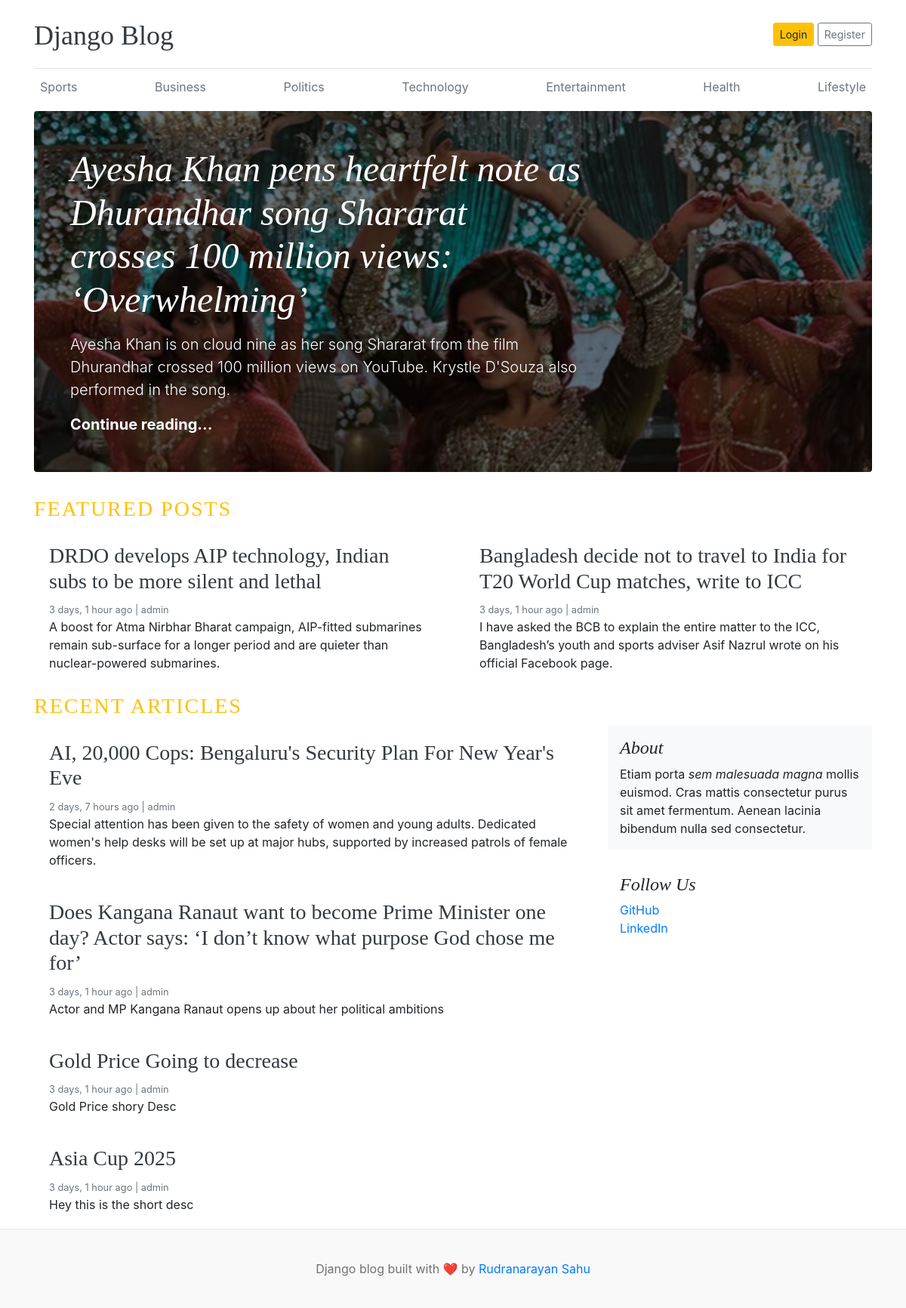
The page / on the database its author committed.
### blogs/models.py (models this page shows, shortened)
class Category(models.Model):
    category_name = models.CharField(max_length=50, unique=True)
    created_at = models.DateTimeField(auto_now_add=True)
    updated_at = models.DateTimeField(auto_now=True)
    class Meta:
        verbose_name = "Category"
        verbose_name_plural = "Categories"

class Blog(models.Model):
    title = models.CharField(max_length=200)
    slug = models.SlugField(max_length=200, unique=True, blank=True)
    category = models.ForeignKey(Category, on_delete=models.CASCADE)
    author = models.ForeignKey(User, on_delete=models.CASCADE)
    featured_image = models.ImageField(upload_to='uploads/%Y/%m/%d/',)
    short_description = models.TextField(max_length=500)
    blog_body = models.TextField(max_length=2000)
    status = models.CharField(max_length=20, choices=STATUS_CHOICES, default="Draft")
    is_featured = models.BooleanField(default=False)
    created_at = models.DateTimeField(auto_now_add=True)
    updated_at = models.DateTimeField(auto_now=True)
    class Meta:
        verbose_name = "Blog"
        verbose_name_plural = "Blogs"

### blog_main/views.py (the view)
# urls.py: 2. Add a URL to urlpatterns:  path('', views.home, name='home')
def home(request):
    featured_posts = Blog.objects.filter(is_featured=True).order_by('-created_at')
    posts = Blog.objects.filter(is_featured=False, status="Published").order_by('-created_at')
    context = {
        'featured_posts': featured_posts,
        'posts': posts,
    }
    return render(request, 'home.html', context)

### blogs/context_processors.py (called while the page is built)
def get_categories(request):
    from blogs.models import Category
    categories = Category.objects.all()
    return {'categories': categories}

### templates/home.html (shortened to what this page needs)
{% extends 'base.html' %}
{% block content %}
        {% for post in featured_posts %} {% if forloop.first %}
        <div class="jumbotron p-3 p-md-5 text-white rounded bg-dark"
            style="background-image: url({{ post.featured_image.url }});background-blend-mode: overlay;background-size:cover;">
            <div class="col-md-8 px-0">
                <h1 class="display-4 font-italic">{{ post.title }}</h1>
                <p class="lead my-3">{{ post.short_description | truncatewords:30 }}</p>
                <p class="lead mb-0">
                    <a href="{% url 'blogs' post.slug %}" class="text-white font-weight-bold">Continue reading...</a>
                </p>
            </div>
        </div>
        {% endif %} {% endfor %}
        <h3 class="text-uppercase text-warning" style="letter-spacing: 2px">
            Featured Posts
        </h3>
        <div class="row mb-2">
            {% for post in featured_posts %} {% if not forloop.first %}
            <div class="col-md-6">
                <div class="card border-0">
                    <div class="card-body">
                        <h3><a class="text-dark" href="{% url 'blogs' post.slug %}">{{ post.title }}</a></h3>
                        <small class="mb-1 text-muted">{{ post.created_at | timesince }} ago | {{ post.author }}</small>
                        <p class="card-text">{{ post.short_description | truncatewords:30 }}</p>
                    </div>
                </div>
            </div>
            {% endif %} {% endfor %}
        </div>
        <h3 class="text-uppercase text-warning" style="letter-spacing: 2px">
            Recent Articles
        </h3>
        <main role="main" class="container p-0">
            <div class="row">
                <div class="col-md-8 blog-main">
                    {% for post in posts %}
                    <div class="card border-0">
                        <div class="card-body">
                            <h3><a class="text-dark" href="{% url 'blogs' post.slug %}">{{ post.title }}</a></h3>
                            <small class="mb-1 text-muted">{{ post.created_at | timesince }} ago | {{ post.author }}</small>
                            <p class="card-text">{{ post.short_description | truncatewords:50 }}</p>
                        </div>
                    </div>
                    {% endfor %}
                </div>
                <aside class="col-md-4 blog-sidebar">
                    <div class="p-3 mb-3 bg-light rounded">
                        <h4 class="font-italic">About</h4>
                        <p class="mb-0">
                            Etiam porta <em>sem malesuada magna</em> mollis euismod. Cras
                            mattis consectetur purus sit amet fermentum. Aenean lacinia
                            bibendum nulla sed consectetur.
                        </p>
                    </div>
                    <div class="p-3">
                        <h4 class="font-italic">Follow Us</h4>
                        <ol class="list-unstyled">
                            <li><a href="#">GitHub</a></li>
                            <li><a href="#">LinkedIn</a></li>
                        </ol>
                    </div>
                </aside>
            </div>
        </main>
    </div>
{% endblock %}

### templates/base.html (shortened to what this page needs)
{% load static %}
<!DOCTYPE html>
<html lang="en">
<head>
    <link href="https://getbootstrap.com/docs/4.0/dist/css/bootstrap.min.css" rel="stylesheet" />
    <link href="{% static 'css/blog.css' %}" rel="stylesheet" />
</head>
<body>
    <div class="container">
        <header class="blog-header py-3">
            <div class="row flex-nowrap justify-content-between align-items-center">
                <div class="col-8 pt-1">
                    <a class="blog-header-logo text-dark" href="/">Django Blog</a>
                </div>
                <div class="col-4 d-flex justify-content-end align-items-center">
                    <a class="btn btn-sm btn-warning" href="#">Login</a> &nbsp;
                    <a class="btn btn-sm btn-outline-secondary" href="#">Register</a>
                </div>
            </div>
        </header>
        <div class="nav-scroller py-1 mb-2">
            <nav class="nav d-flex justify-content-between">
                {% for category in categories %}
                <a class="p-2 text-muted" href="{% url 'posts_by_category' category.id %}">{{ category.category_name }}</a>
                {% endfor %}
            </nav>
        </div>
    {% block content %}
    {% endblock %}
    <footer class="blog-footer">
        <p>Django blog built with ❤️ by <a href="#">Rudranarayan Sahu</a></p>
    </footer>
</body>
</html>

### blog_main/static/css/blog.css (style rules this page uses)
.blog-header { border-bottom: 1px solid #e5e5e5; }
.blog-header-logo { font-family: "Playfair Display", Georgia, "Times New Roman", serif; font-size: 2.25rem; }
h1, h2, h3, h4, h5, h6 { font-family: "Playfair Display", Georgia, "Times New Roman", serif; }
.display-4 { font-size: 2.5rem; }
@media (min-width: 768px) { .display-4 { font-size: 3rem; } }
.blog-footer { padding: 2.5rem 0; color: #727272; text-align: center; background-color: #f9f9f9; border-top: .05rem solid #e5e5e5; }
.blog-footer p:last-child { margin-bottom: 0; }

### rows shown on the page
Category: category_name "Sports"
Category: category_name "Business"
Category: category_name "Politics"
Category: category_name "Technology"
Category: category_name "Entertainment"
Category: category_name "Health"
Category: category_name "Lifestyle"
Blog: featured_image (picture), title "Ayesha Khan pens heartfelt note as Dhurandhar song Shararat crosses 100 million views: ‘Overwhelming’", short_description "Ayesha Khan is on cloud nine as her song Shararat from the film Dhurandhar crossed 100 million views on YouTube. Krystle D'Souza also performed in the song."
Blog: title "DRDO develops AIP technology, Indian subs to be more silent and lethal", created_at "3 days, 1 hour", author "admin", short_description "A boost for Atma Nirbhar Bharat campaign, AIP-fitted submarines remain sub-surface for a longer period and are quieter than nuclear-powered submarines."
Blog: title "Bangladesh decide not to travel to India for T20 World Cup matches, write to ICC", created_at "3 days, 1 hour", author "admin", short_description "I have asked the BCB to explain the entire matter to the ICC, Bangladesh’s youth and sports adviser Asif Nazrul wrote on his official Facebook page."
Blog: title "AI, 20,000 Cops: Bengaluru's Security Plan For New Year's Eve", created_at "2 days, 7 hours", author "admin", short_description "Special attention has been given to the safety of women and young adults. Dedicated women's help desks will be set up at major hubs, supported by increased patrols of female officers."
Blog: title "Does Kangana Ranaut want to become Prime Minister one day? Actor says: ‘I don’t know what purpose God chose me for’", created_at "3 days, 1 hour", author "admin", short_description "Actor and MP Kangana Ranaut opens up about her political ambitions"
Blog: title "Gold Price Going to decrease", created_at "3 days, 1 hour", author "admin", short_description "Gold Price shory Desc"
Blog: title "Asia Cup 2025", created_at "3 days, 1 hour", author "admin", short_description "Hey this is the short desc"
